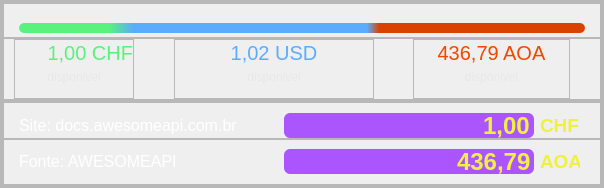
              <widget class="QFrame" name="frame_151">
               <property name="frameShape">
                <enum>QFrame::StyledPanel</enum>
               </property>
               <property name="frameShadow">
                <enum>QFrame::Raised</enum>
               </property>
               <layout class="QVBoxLayout" name="verticalLayout_120">
                <property name="spacing">
                 <number>0</number>
                </property>
                <property name="leftMargin">
                 <number>0</number>
                </property>
                <property name="topMargin">
                 <number>0</number>
                </property>
                <property name="rightMargin">
                 <number>0</number>
                </property>
                <property name="bottomMargin">
                 <number>0</number>
                </property>
                <item>
                 <widget class="QFrame" name="frame_152">
                  <property name="frameShape">
                   <enum>QFrame::StyledPanel</enum>
                  </property>
                  <property name="frameShadow">
                   <enum>QFrame::Raised</enum>
                  </property>
                  <layout class="QVBoxLayout" name="verticalLayout_121">
                   <property name="spacing">
                    <number>0</number>
                   </property>
                   <property name="leftMargin">
                    <number>0</number>
                   </property>
                   <property name="topMargin">
                    <number>0</number>
                   </property>
                   <property name="rightMargin">
                    <number>0</number>
                   </property>
                   <property name="bottomMargin">
                    <number>0</number>
                   </property>
                   <item>
                    <widget class="QFrame" name="frame_153">
                     <property name="frameShape">
                      <enum>QFrame::StyledPanel</enum>
                     </property>
                     <property name="frameShadow">
                      <enum>QFrame::Raised</enum>
                     </property>
                     <layout class="QVBoxLayout" name="verticalLayout_122">
                      <property name="spacing">
                       <number>0</number>
                      </property>
                      <property name="leftMargin">
                       <number>0</number>
                      </property>
                      <property name="topMargin">
                       <number>0</number>
                      </property>
                      <property name="rightMargin">
                       <number>0</number>
                      </property>
                      <property name="bottomMargin">
                       <number>0</number>
                      </property>
                      <item>
                       <widget class="QFrame" name="frame_154">
                        <property name="minimumSize">
                         <size>
                          <width>0</width>
                          <height>35</height>
                         </size>
                        </property>
                        <property name="maximumSize">
                         <size>
                          <width>16777215</width>
                          <height>35</height>
                         </size>
                        </property>
                        <property name="frameShape">
                         <enum>QFrame::StyledPanel</enum>
                        </property>
                        <property name="frameShadow">
                         <enum>QFrame::Raised</enum>
                        </property>
                        <layout class="QVBoxLayout" name="verticalLayout_123">
                         <property name="spacing">
                          <number>0</number>
                         </property>
                         <property name="leftMargin">
                          <number>15</number>
                         </property>
                         <property name="topMargin">
                          <number>15</number>
                         </property>
                         <property name="rightMargin">
                          <number>15</number>
                         </property>
                         <property name="bottomMargin">
                          <number>0</number>
                         </property>
                         <item>
                          <widget class="QProgressBar" name="progressBar_9">
                           <property name="maximumSize">
                            <size>
                             <width>16777215</width>
                             <height>10</height>
                            </size>
                           </property>
                           <property name="styleSheet">
                            <string notr="true">QProgressBar::chunk{
	background-color: qlineargradient(spread:pad, x1:0, y1:1, x2:1, y2:1, stop:0.158301 rgba(89, 242, 124, 255), stop:0.202703 rgba(90, 172, 252, 255), stop:0.6139 rgba(90, 173, 253, 255), stop:0.635135 rgba(218, 66, 0, 255));
border-radius:5px;}

QProgressBar{
border-radius:5px;
}</string>
                           </property>
                           <property name="value">
                            <number>100</number>
                           </property>
                           <property name="textVisible">
                            <bool>false</bool>
                           </property>
                           <property name="invertedAppearance">
                            <bool>true</bool>
                           </property>
                          </widget>
                         </item>
                        </layout>
                       </widget>
                      </item>
                      <item>
                       <widget class="QFrame" name="frame_155">
                        <property name="frameShape">
                         <enum>QFrame::StyledPanel</enum>
                        </property>
                        <property name="frameShadow">
                         <enum>QFrame::Raised</enum>
                        </property>
                        <layout class="QHBoxLayout" name="horizontalLayout_28">
                         <property name="spacing">
                          <number>0</number>
                         </property>
                         <property name="leftMargin">
                          <number>10</number>
                         </property>
                         <property name="topMargin">
                          <number>0</number>
                         </property>
                         <property name="rightMargin">
                          <number>30</number>
                         </property>
                         <property name="bottomMargin">
                          <number>0</number>
                         </property>
                         <item>
                          <widget class="QFrame" name="frame_156">
                           <property name="minimumSize">
                            <size>
                             <width>120</width>
                             <height>60</height>
                            </size>
                           </property>
                           <property name="maximumSize">
                            <size>
                             <width>120</width>
                             <height>60</height>
                            </size>
                           </property>
                           <property name="frameShape">
                            <enum>QFrame::StyledPanel</enum>
                           </property>
                           <property name="frameShadow">
                            <enum>QFrame::Raised</enum>
                           </property>
                           <layout class="QVBoxLayout" name="verticalLayout_124">
                            <property name="spacing">
                             <number>0</number>
                            </property>
                            <property name="leftMargin">
                             <number>0</number>
                            </property>
                            <property name="topMargin">
                             <number>0</number>
                            </property>
                            <property name="rightMargin">
                             <number>0</number>
                            </property>
                            <item>
                             <widget class="QLabel" name="label_145">
                              <property name="font">
                               <font>
                                <pointsize>15</pointsize>
                               </font>
                              </property>
                              <property name="styleSheet">
                               <string notr="true">color: rgb(89, 242, 124);</string>
                              </property>
                              <property name="text">
                               <string>1,00 CHF</string>
                              </property>
                              <property name="alignment">
                               <set>Qt::AlignRight|Qt::AlignTrailing|Qt::AlignVCenter</set>
                              </property>
                             </widget>
                            </item>
                            <item>
                             <widget class="QLabel" name="label_146">
                              <property name="styleSheet">
                               <string notr="true">color: rgb(232, 232, 232);</string>
                              </property>
                              <property name="text">
                               <string>disponivel</string>
                              </property>
                              <property name="alignment">
                               <set>Qt::AlignCenter</set>
                              </property>
                             </widget>
                            </item>
                           </layout>
                          </widget>
                         </item>
                         <item>
                          <spacer name="horizontalSpacer_38">
                           <property name="orientation">
                            <enum>Qt::Horizontal</enum>
                           </property>
                           <property name="sizeHint" stdset="0">
                            <size>
                             <width>6</width>
                             <height>20</height>
                            </size>
                           </property>
                          </spacer>
                         </item>
                         <item>
                          <widget class="QFrame" name="frame_157">
                           <property name="minimumSize">
                            <size>
                             <width>200</width>
                             <height>0</height>
                            </size>
                           </property>
                           <property name="maximumSize">
                            <size>
                             <width>200</width>
                             <height>16777215</height>
                            </size>
                           </property>
                           <property name="frameShape">
                            <enum>QFrame::StyledPanel</enum>
                           </property>
                           <property name="frameShadow">
                            <enum>QFrame::Raised</enum>
                           </property>
                           <layout class="QVBoxLayout" name="verticalLayout_125">
                            <property name="spacing">
                             <number>0</number>
                            </property>
                            <property name="leftMargin">
                             <number>0</number>
                            </property>
                            <property name="topMargin">
                             <number>0</number>
                            </property>
                            <property name="rightMargin">
                             <number>0</number>
                            </property>
                            <item>
                             <widget class="QLabel" name="label_147">
                              <property name="font">
                               <font>
                                <pointsize>15</pointsize>
                               </font>
                              </property>
                              <property name="styleSheet">
                               <string notr="true">color: rgb(90, 173, 253);</string>
                              </property>
                              <property name="text">
                               <string>1,02 USD</string>
                              </property>
                              <property name="alignment">
                               <set>Qt::AlignCenter</set>
                              </property>
                             </widget>
                            </item>
                            <item>
                             <widget class="QLabel" name="label_148">
                              <property name="styleSheet">
                               <string notr="true">color: rgb(232, 232, 232);</string>
                              </property>
                              <property name="text">
                               <string>disponivel</string>
                              </property>
                              <property name="alignment">
                               <set>Qt::AlignCenter</set>
                              </property>
                             </widget>
                            </item>
                           </layout>
                          </widget>
                         </item>
                         <item>
                          <spacer name="horizontalSpacer_39">
                           <property name="orientation">
                            <enum>Qt::Horizontal</enum>
                           </property>
                           <property name="sizeHint" stdset="0">
                            <size>
                             <width>6</width>
                             <height>20</height>
                            </size>
                           </property>
                          </spacer>
                         </item>
                         <item>
                          <widget class="QFrame" name="frame_158">
                           <property name="minimumSize">
                            <size>
                             <width>157</width>
                             <height>0</height>
                            </size>
                           </property>
                           <property name="maximumSize">
                            <size>
                             <width>157</width>
                             <height>16777215</height>
                            </size>
                           </property>
                           <property name="frameShape">
                            <enum>QFrame::StyledPanel</enum>
                           </property>
                           <property name="frameShadow">
                            <enum>QFrame::Raised</enum>
                           </property>
                           <layout class="QVBoxLayout" name="verticalLayout_126">
                            <property name="spacing">
                             <number>0</number>
                            </property>
                            <property name="leftMargin">
                             <number>0</number>
                            </property>
                            <property name="topMargin">
                             <number>0</number>
                            </property>
                            <property name="rightMargin">
                             <number>0</number>
                            </property>
                            <item>
                             <widget class="QLabel" name="label_149">
                              <property name="font">
                               <font>
                                <pointsize>15</pointsize>
                               </font>
                              </property>
                              <property name="styleSheet">
                               <string notr="true">color: rgb(239, 73, 0);</string>
                              </property>
                              <property name="text">
                               <string>436,79 AOA</string>
                              </property>
                              <property name="alignment">
                               <set>Qt::AlignCenter</set>
                              </property>
                             </widget>
                            </item>
                            <item>
                             <widget class="QLabel" name="label_150">
                              <property name="styleSheet">
                               <string notr="true">color: rgb(232, 232, 232);</string>
                              </property>
                              <property name="text">
                               <string>disponivel</string>
                              </property>
                              <property name="alignment">
                               <set>Qt::AlignCenter</set>
                              </property>
                             </widget>
                            </item>
                           </layout>
                          </widget>
                         </item>
                        </layout>
                       </widget>
                      </item>
                     </layout>
                    </widget>
                   </item>
                   <item>
                    <widget class="QFrame" name="frame_159">
                     <property name="frameShape">
                      <enum>QFrame::StyledPanel</enum>
                     </property>
                     <property name="frameShadow">
                      <enum>QFrame::Raised</enum>
                     </property>
                     <layout class="QVBoxLayout" name="verticalLayout_127">
                      <property name="spacing">
                       <number>0</number>
                      </property>
                      <property name="leftMargin">
                       <number>0</number>
                      </property>
                      <property name="topMargin">
                       <number>0</number>
                      </property>
                      <property name="rightMargin">
                       <number>0</number>
                      </property>
                      <property name="bottomMargin">
                       <number>0</number>
                      </property>
                      <item>
                       <widget class="QFrame" name="frame_160">
                        <property name="frameShape">
                         <enum>QFrame::StyledPanel</enum>
                        </property>
                        <property name="frameShadow">
                         <enum>QFrame::Raised</enum>
                        </property>
                        <layout class="QHBoxLayout" name="horizontalLayout_56">
                         <property name="leftMargin">
                          <number>15</number>
                         </property>
                         <property name="topMargin">
                          <number>10</number>
                         </property>
                         <property name="rightMargin">
                          <number>20</number>
                         </property>
                         <property name="bottomMargin">
                          <number>0</number>
                         </property>
                         <item>
                          <widget class="QLabel" name="site_10">
                           <property name="font">
                            <font>
                             <pointsize>12</pointsize>
                            </font>
                           </property>
                           <property name="styleSheet">
                            <string notr="true">color: rgb(255, 255, 255);</string>
                           </property>
                           <property name="text">
                            <string>Site: docs.awesomeapi.com.br</string>
                           </property>
                           <property name="alignment">
                            <set>Qt::AlignLeading|Qt::AlignLeft|Qt::AlignVCenter</set>
                           </property>
                          </widget>
                         </item>
                         <item>
                          <spacer name="horizontalSpacer_20">
                           <property name="orientation">
                            <enum>Qt::Horizontal</enum>
                           </property>
                           <property name="sizeHint" stdset="0">
                            <size>
                             <width>40</width>
                             <height>20</height>
                            </size>
                           </property>
                          </spacer>
                         </item>
                         <item>
                          <widget class="QLineEdit" name="FS_LEdit">
                           <property name="minimumSize">
                            <size>
                             <width>250</width>
                             <height>25</height>
                            </size>
                           </property>
                           <property name="maximumSize">
                            <size>
                             <width>250</width>
                             <height>25</height>
                            </size>
                           </property>
                           <property name="font">
                            <font>
                             <pointsize>18</pointsize>
                             <bold>true</bold>
                            </font>
                           </property>
                           <property name="styleSheet">
                            <string notr="true">QLineEdit{
	color: rgb(240, 240, 63);
	background-color: rgb(170, 85, 255);
	border-radius: 6px;
}
QLineEdit:hover{
border: 2px solid rgb(153, 76, 229);
}

QLineEdit:focus{
border: 2px solid rgb(90, 173, 253)
}</string>
                           </property>
                           <property name="text">
                            <string>1,00</string>
                           </property>
                           <property name="alignment">
                            <set>Qt::AlignRight|Qt::AlignTrailing|Qt::AlignVCenter</set>
                           </property>
                          </widget>
                         </item>
                         <item>
                          <widget class="QLabel" name="label_152">
                           <property name="minimumSize">
                            <size>
                             <width>40</width>
                             <height>20</height>
                            </size>
                           </property>
                           <property name="maximumSize">
                            <size>
                             <width>40</width>
                             <height>20</height>
                            </size>
                           </property>
                           <property name="font">
                            <font>
                             <pointsize>14</pointsize>
                             <bold>true</bold>
                            </font>
                           </property>
                           <property name="styleSheet">
                            <string notr="true">color: rgb(240, 240, 63);</string>
                           </property>
                           <property name="text">
                            <string>CHF</string>
                           </property>
                           <property name="alignment">
                            <set>Qt::AlignLeading|Qt::AlignLeft|Qt::AlignVCenter</set>
                           </property>
                          </widget>
                         </item>
                        </layout>
                       </widget>
                      </item>
                      <item>
                       <widget class="QFrame" name="frame_161">
                        <property name="frameShape">
                         <enum>QFrame::StyledPanel</enum>
                        </property>
                        <property name="frameShadow">
                         <enum>QFrame::Raised</enum>
                        </property>
                        <layout class="QHBoxLayout" name="horizontalLayout_57">
                         <property name="leftMargin">
                          <number>15</number>
                         </property>
                         <property name="rightMargin">
                          <number>20</number>
                         </property>
                         <property name="bottomMargin">
                          <number>10</number>
                         </property>
                         <item>
                          <widget class="QLabel" name="font_8">
                           <property name="font">
                            <font>
                             <pointsize>12</pointsize>
                            </font>
                           </property>
                           <property name="styleSheet">
                            <string notr="true">color: rgb(255, 255, 255);</string>
                           </property>
                           <property name="text">
                            <string>Fonte: AWESOMEAPI</string>
                           </property>
                           <property name="alignment">
                            <set>Qt::AlignLeading|Qt::AlignLeft|Qt::AlignVCenter</set>
                           </property>
                          </widget>
                         </item>
                         <item>
                          <spacer name="horizontalSpacer_21">
                           <property name="orientation">
                            <enum>Qt::Horizontal</enum>
                           </property>
                           <property name="sizeHint" stdset="0">
                            <size>
                             <width>100</width>
                             <height>20</height>
                            </size>
                           </property>
                          </spacer>
                         </item>
                         <item>
                          <widget class="QLineEdit" name="FS_aoa_LEdit">
                           <property name="minimumSize">
                            <size>
                             <width>250</width>
                             <height>25</height>
                            </size>
                           </property>
                           <property name="maximumSize">
                            <size>
                             <width>250</width>
                             <height>25</height>
                            </size>
                           </property>
                           <property name="font">
                            <font>
                             <pointsize>18</pointsize>
                             <bold>true</bold>
                            </font>
                           </property>
                           <property name="styleSheet">
                            <string notr="true">QLineEdit{
	color: rgb(240, 240, 63);
	background-color: rgb(170, 85, 255);
	border-radius: 6px;
}
QLineEdit:hover{
border: 2px solid  rgb(153, 76, 229);
}

QLineEdit:focus{
border: 2px solid rgb(90, 173, 253);
}</string>
                           </property>
                           <property name="text">
                            <string>436,79</string>
                           </property>
                           <property name="alignment">
                            <set>Qt::AlignRight|Qt::AlignTrailing|Qt::AlignVCenter</set>
                           </property>
                          </widget>
                         </item>
                         <item>
                          <widget class="QLabel" name="label_154">
                           <property name="minimumSize">
                            <size>
                             <width>40</width>
                             <height>20</height>
                            </size>
                           </property>
                           <property name="maximumSize">
                            <size>
                             <width>40</width>
                             <height>20</height>
                            </size>
                           </property>
                           <property name="font">
                            <font>
                             <pointsize>14</pointsize>
                             <bold>true</bold>
                            </font>
                           </property>
                           <property name="styleSheet">
                            <string notr="true">color: rgb(240, 240, 63);</string>
                           </property>
                           <property name="text">
                            <string>AOA</string>
                           </property>
                           <property name="alignment">
                            <set>Qt::AlignLeading|Qt::AlignLeft|Qt::AlignVCenter</set>
                           </property>
                          </widget>
                         </item>
                        </layout>
                       </widget>
                      </item>
                     </layout>
                    </widget>
                   </item>
                  </layout>
                 </widget>
                </item>
               </layout>
              </widget>
